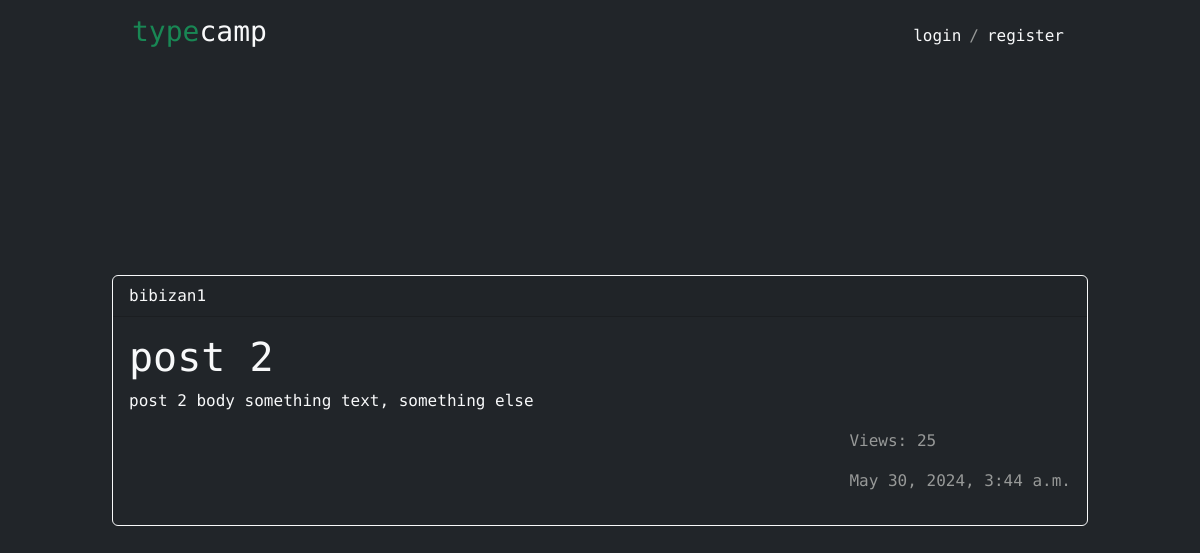
The page /blog/2024/05/30/post-2/ on the database its author committed.
### typecamp_app/models.py (models this page shows, shortened)
class Post(models.Model):
    STATUS_CHOICES = (
        ('draft', 'Draft'),
        ('published', 'Published'),
    )
    title = models.CharField(max_length=250)
    slug = AutoSlugField(populate_from='title')
    author = models.ForeignKey(User, related_name='blog_posts', on_delete=models.CASCADE)
    body = models.TextField()
    publish = models.DateTimeField(default=timezone.now)
    created = models.DateTimeField(auto_now_add=True)
    updated = models.DateTimeField(auto_now=True)
    status = models.CharField(max_length=10, choices=STATUS_CHOICES, default='draft')
    views = models.IntegerField(default=0)
    class Meta:
        ordering = ('-publish',)

### typecamp_app/views.py (the view)
def post_detail(request, year, month, day, post):
    post = get_object_or_404(Post, slug=post,
                                   status='published',
                                   publish__year=year,
                                   publish__month=month,
                                   publish__day=day)
    post.views += 1
    post.save()
    return render(request,'post_detail.html', {'post': post})

### typecamp_app/templates/post_detail.html (shortened to what this page needs)
{% extends "base.html" %}
{% load static %}
{% block header %}
    <a href="{% url 'home'%}" class="text-decoration-none text-light navbar-brand label"><h3><span>type</span>camp</h3></a>
    <div class="collapse navbar-collapse" id="navbarSupportedContent">
        <div class="user-block">
            {% if user.is_authenticated %}
                <a href="{% url 'user_detail' id=user.pk %}" class="navbar-text m-2 text-light">{{ user.get_username }}</a>
                /
                <form method="post" action="{% url 'logout' %}">
                    {% csrf_token %}
                    <button type="submit" class="navbar-text m-2 text-danger btn-link">logout</button>
               </form>
            {% else %}
                <a href="{% url 'login' %}" class="navbar-text m-2 text-light">login</a>/
                <a href="{% url 'register' %}" class="navbar-text m-2 text-light">register</a>
            {% endif %}
        </div>
    </div>
{% endblock header %}
{%block content %}
<div class="post_detail text-start">
    <div class="card bg-dark text-light border-1 border border-light ">
        <div class="card-header">
          {{ post.author }}
        </div>
        <div class="card-body text-left">
          <h1 class="card-title">{{ post.title }}</h1>
          <p class="card-text text-light">{{ post.body }}</p>
          <div class="post-small-details">
            <p>Views: {{post.views}}</p>
            <p>{{post.publish}} </p>
          </div>
        </div>
    </div>
</div>
{% endblock content %}

### typecamp_app/static/css/style.css (style rules this page uses)
* { font-family: 'Roboto Mono', monospace; color: #979998; }
a { cursor: pointer; text-decoration: none!important; }
body, html { width: 100%!important; height: 100%!important; margin: 0; padding: 0; }
.label h3 span { color: #198754; }
.user-block { display: flex; align-items: center; }
.header div { margin: 0 10px; }
.label { margin: 0; }
.card-header { grid-template-columns: 1fr 2fr; }
.post-small-details { justify-self: end; }
.post_detail, .post_detail .card { width: 100%; min-height: 100%; }

### rows shown on the page
Post: author "bibizan1", title "post 2", body "post 2 body something text, something else", views "25", publish "May 30, 2024, 3:44 a.m."
